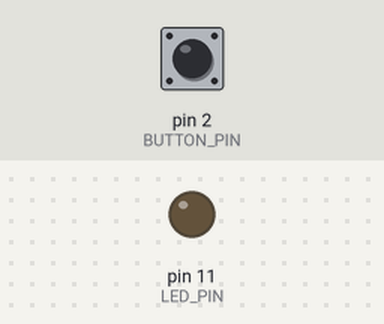
A sketch run on a simulated Arduino Uno, built with avr-gcc and run on an emulated ATmega328P. Parts: output pins drawn as LEDs (lit = HIGH). Inputs (shaded band) come from the test bench; at power-on: pin 2 (BUTTON_PIN) LOW.

Above: at 1.2 s.
1.3 s: pin 2 (BUTTON_PIN) pulled HIGH for 0.15 s
At 2.55 s:
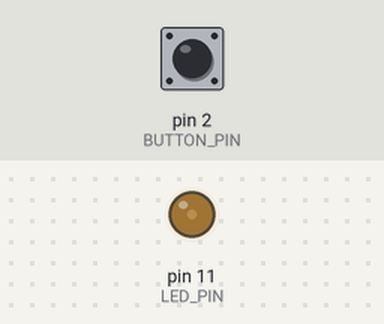
At 3.75 s:
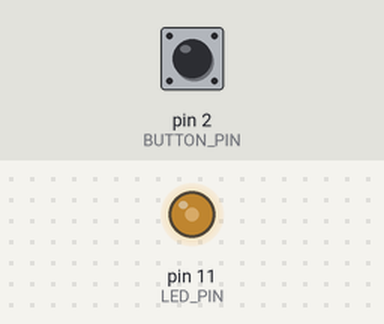
4.3 s: pin 2 (BUTTON_PIN) pulled HIGH for 1 s
7.3 s: pin 2 (BUTTON_PIN) pulled HIGH for 0.15 s
At 13.3 s:
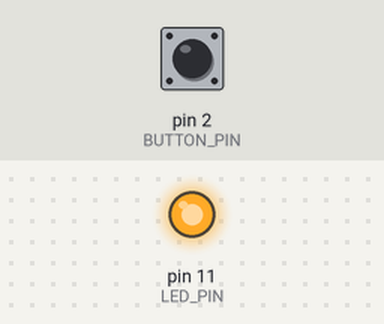
Timing chart, 0 to 14.8 s (numbered marks = the images above; inputs shaded):
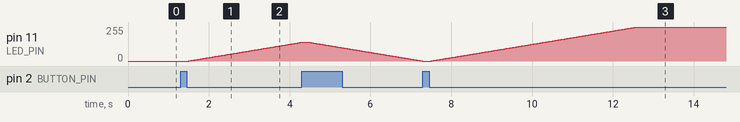

The sketch:

5B-_FADE_IN_BUTTON_NO_LOOP_NEWWW.ino
```cpp
// 2 : Trigger on with button
#define LED_PIN 11
#define BUTTON_PIN 2
boolean buttonState =false;
boolean prevButtonState =true;
int fadeVal = 0;

 // NEW:: prevButtonVal test ->
 /* IF we are pressing and if buttonState is true and previously was true:
  *  - this means we are still pressing
  *  so we don't change the buttonState - rather we leave it.
  *  WHEN the buttonVal is not HIGH we make previous State  == to NOT buttonState (as it should now switch)
  *  when we press Button again */

void setup()
{

  pinMode(BUTTON_PIN, INPUT);
  //Serial.begin(9600);
}

void loop()
{
  int buttonVal = digitalRead(BUTTON_PIN); // read value from button
 //Serial.println(buttonVal);

  if(buttonVal == HIGH)
  {
   // if we are changing state
   if(buttonState != prevButtonState)
   {
    delay(200);
    buttonState = ! buttonState;
    prevButtonState = buttonState;
   }

  }
  // switch the prev state to be the OPPOSITE of button state
  // when buttonVal is LOW...
  else
  {
    prevButtonState =!buttonState;
  }


  if(buttonState ==true)
  {
    fadeIn();
  }
  else
  {
    fadeOut();
  }
}

  void fadeIn()
{
  if (fadeVal < 255) {
    fadeVal++;
    analogWrite(LED_PIN, fadeVal);
    delay(20);
  }
}

void fadeOut()
{
  if (fadeVal>0) {
    fadeVal--;
    analogWrite(LED_PIN, fadeVal);
    delay(20);
  }
}
```

Measured:
- after the input at 1.3 s, pin 11 (LED_PIN): moves from 0/255 to 140/255 over 2.8 s, starting after 0.20 s
- after the input at 7.3 s, pin 11 (LED_PIN): moves from 0/255 to 255/255 over 5.1 s, starting after 0.21 s
